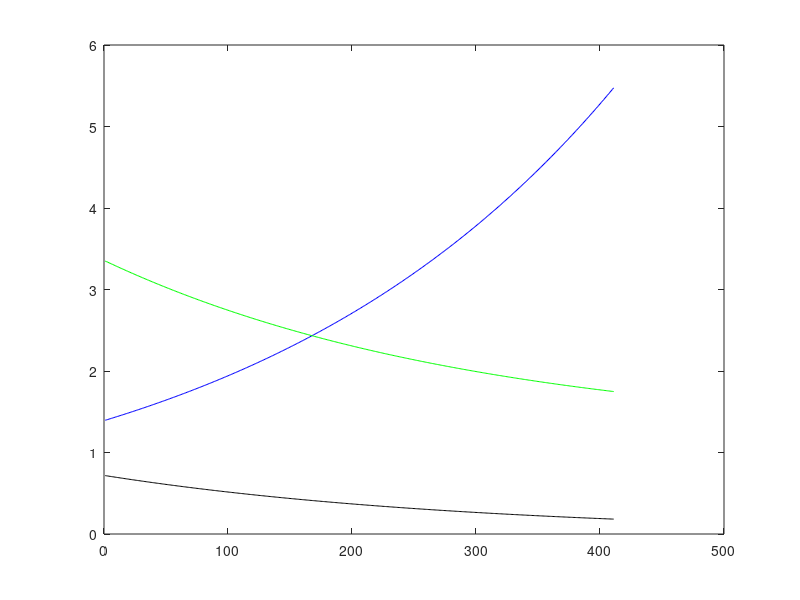

Write MATLAB code to recreate this figure.
% understand what is meant by 'OFFSET in the Murry paper' 

x = 0.1:0.001:0.51; 

B = 0; 
tau = 0.3; 
A = 1;


y = A .* (exp(x/tau)+B);

plot(y,'b')

hold on 
A = 1; 
B = 0; 
y = A .* (exp((-x/tau))+B);
plot(y,'k')

hold on 
A = 3; 
B = 0.4; 


y = A .* (exp(-x/tau)+B);
plot(y,'g')
